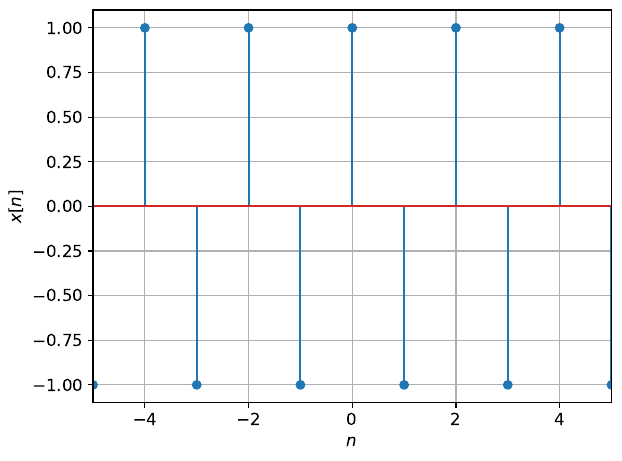

This figure's Python source:
import matplotlib
import matplotlib.pyplot as plt
import numpy as np

matplotlib.rcParams.update({'font.size': 12})

n = np.linspace(-5, 5, 11);
x = np.power(-1, n)

f = plt.figure()

plt.stem(n, x)
plt.xlabel('$n$')
plt.ylabel('$x[n]$')
plt.grid(True)
plt.autoscale(enable=True, axis='x', tight=True)

plt.tight_layout()

#plt.show()

f.savefig("dtfastsin.pdf", bbox_inches='tight')
